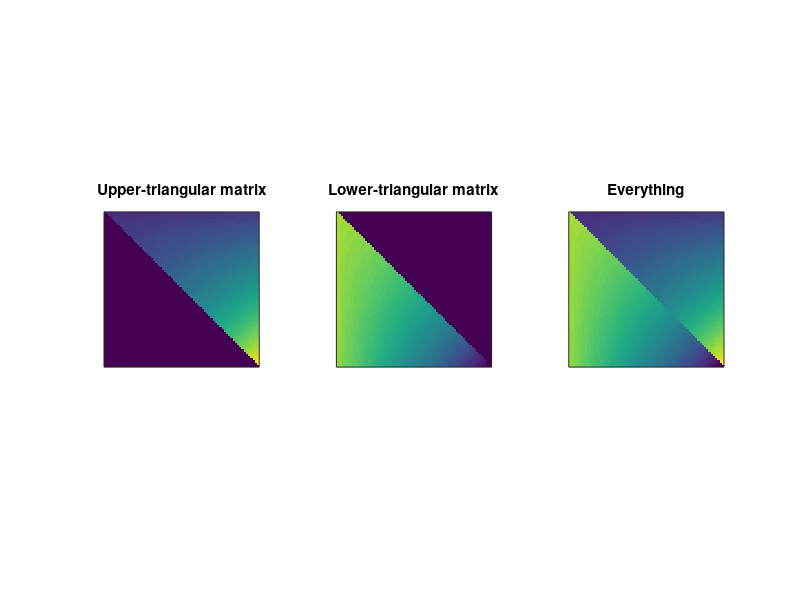

Reproduce this figure in MATLAB.
%% 
%     COURSE: Master MATLAB through guided problem-solving
%    SECTION: Command statements
%      VIDEO: Create an upper-triangular matrix
% Instructor: mikexcohen.com
%
%%

% size of square matrix
m = 70;

% initialize matrix
outmat = zeros(m);
outmat2 = zeros(m);
% loop over rows and columns
for i=1:m
    for j=1:m
        
        % test whether row index is less than column index
        if i < j
            outmat(i,j)= 1.03^sqrt(i*j);
        else 
            outmat2(i,j) = 1.03^m - 1.03^sqrt(i*j) ;
        end 
            
    end
end

figure(1), clf
subplot(131)
imagesc(outmat)
axis square, title('Upper-triangular matrix')
set(gca,'xtick',[],'ytick',[],'clim',[0 1.03^m])

subplot(132)
imagesc(outmat2)
axis square, title('Lower-triangular matrix')
set(gca,'xtick',[],'ytick',[],'clim',[0 1.03^m])

subplot(133)
imagesc(outmat + outmat2)
axis square, title('Everything')
set(gca,'xtick',[],'ytick',[],'clim',[0 1.03^m])

%%
